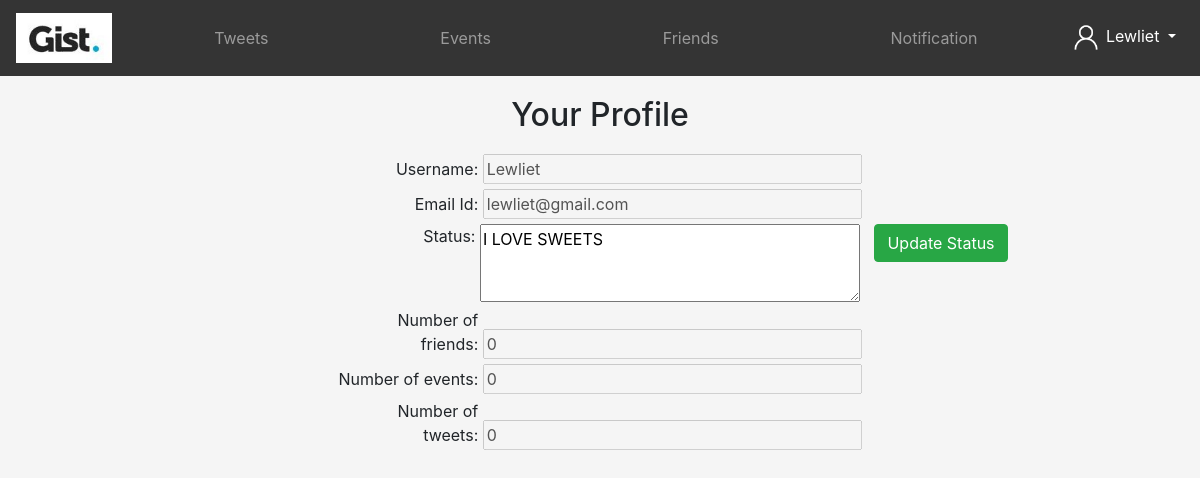
The page /profile (signed in) on the database as committed earlier.
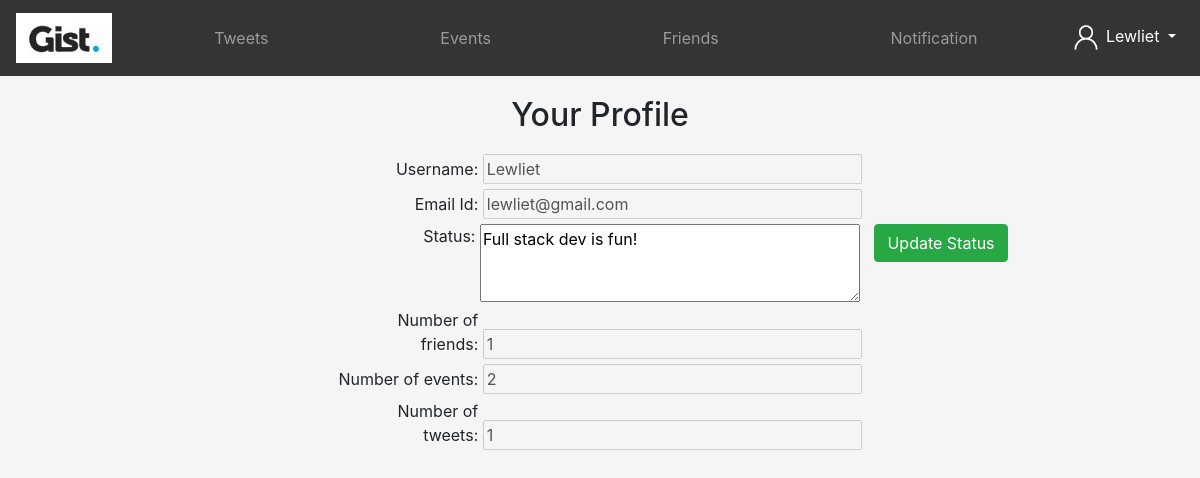
The same page on the database as committed later.
### tables this page shows
CREATE TABLE "Users" (
	"username"	TEXT,
	"email"	TEXT COLLATE UTF16CI,
	"password"	TEXT,
	"id"	INTEGER,
	"status"	TEXT DEFAULT NULL,
	"numFriends"	NUMERIC DEFAULT 0,
	"numEvents"	INTEGER DEFAULT 0,
	"numTweets"	INTEGER DEFAULT 0,
	"friends"	TEXT DEFAULT NULL
);

### main.py (the view)
@app.route('/profile')
def profile():
    if 'id' in session:
        username = session['username']
        updateNumEvents(username)
        updateNumFriends(username)
        updateNumTweets(username)
        data = fetchUser(session['username'])
        frndRequests = fetchFriendRequests(session['username'])
        if(len(frndRequests) > 0):
            return render_template('profile.html', username = session['username'], data = data[0], alert = len(frndRequests))
        return render_template('profile.html', username = session['username'], data = data[0])
    return redirect('home')

### pydb.py (called while the page is built)
def fetchUser(username):
    conn = sqlite3.connect('database.db')
    cur = conn.cursor()
    cur.execute("SELECT * FROM Users WHERE username = ?", (username,))
    row = cur.fetchall()
    conn.close()
    print(row)
    return row

def fetchFriendRequests(username):
    con = sqlite3.connect('database.db')
    cur = con.cursor()
    cur.execute("SELECT * FROM frequest WHERE toUser = ?", (username, ))
    row = cur.fetchall()
    con.close()
    return row

def updateNumEvents(username):
    con = sqlite3.connect('database.db')
    cur = con.cursor()
    cur.execute("SELECT * FROM events WHERE username = ?", (username,))
    row = cur.fetchall()
    number = len(row)
    con.execute("UPDATE Users SET numEvents = ? WHERE username = ?", (number, username))
    con.commit()
    con.close()

def updateNumTweets(username):
    con = sqlite3.connect('database.db')
    cur = con.cursor()
    cur.execute("SELECT * FROM tweets WHERE username = ?", (username,))
    row = cur.fetchall()
    number = len(row)
    con.execute("UPDATE Users SET numTweets = ? WHERE username = ?", (number, username))
    con.commit()
    con.close()

def updateNumFriends(username):
    con = sqlite3.connect('database.db')
    cur = con.cursor()
    cur.execute("SELECT * FROM Users WHERE username = ?", (username,))
    row = cur.fetchall()
    number = 0
    if(row[0][8] != None):
        l = row[0][8].split(',')
        number = len(l)
    con.execute("UPDATE Users SET numFriends = ? WHERE username = ?", (number, username))
    con.commit()
    con.close()

### templates/profile.html (shortened to what this page needs)
<!DOCTYPE html>
<html lang="en">
<head>
    <link rel="stylesheet" href="https://cdn.jsdelivr.net/npm/bootstrap@4.5.3/dist/css/bootstrap.min.css">
</head>
<body style="background-size: 250vh;  background-repeat: no-repeat; background-color: whitesmoke; background-position: center; background-attachment: fixed; overflow-x: hidden;">
  <nav class="navbar navbar-expand-md navbar-dark bg-blak sticky-top" style="background-color: rgba(52, 52, 52) !important;">
    <a class="navbar-brand text-white" href="/home"><img src="../static/assets/img/gist.jpg" height="50px"></a>
    <div class="collapse navbar-collapse" id="navmenu">
        <ul class="navbar-nav mx-auto">
            <li class="nav-item">
                <a href="/tweets" class="nav-link">
                    <center>
                        Tweets
                    </center>
                </a>
            </li>
        </ul>
        <ul class="navbar-nav mx-auto">
            <li class="nav-item">
                <a href="/events" class="nav-link">
                    <center>
                        Events
                    </center>
                </a>
        </ul>
        <ul class="navbar-nav mx-auto">
          <li class="nav-item">
              <a href="/friends" class="nav-link">
                  <center>
                      Friends
                  </center>
              </a>
          </li>
      </ul>
        <ul class="navbar-nav mx-auto">
          <li class="nav-item">
              <a href="/notifications" class="nav-link">
                  <center>
                      Notification {% if alert %}<span style="border-radius: 50%; width: 25px;" class="badge badge-danger">{{alert}}</span>{% endif %}
                  </center>
              </a>
          </li>
      </ul>
        <ul class="navbar-nav">
            <li class="nav-item dropdown text-center">
                <a class="nav-link dropdown-toggle text-white" href="#" id="navbarDropdown" role="button" data-toggle="dropdown" aria-haspopup="true" aria-expanded="false">
                    <img src="../static/assets/img/person.png" height="30px" width="30px">
                    {{session['username']}}
                </a>
            </li>
        </ul>
    </div>
</nav>
    <h2 style="text-align: center; margin-top: 20px; margin-bottom: 20px;">Your Profile</h2>
    <div class="text-center">
      <form action = '/statusupdate' method="POST">
          <label style="width: 140px; text-align: right;">Username: </label>
          <input size="32" type="text" value="{{data[0]}}" disabled>
          <br>
          <label style="width: 140px; text-align: right;">Email Id: </label>
          <input size="32" type="text" value="{{data[1]}}" disabled>
          <br>
          <label style="width: 283px; text-align: right; vertical-align: top;">Status: </label>
          <textarea name="status" cols="35" rows="3">{{data[4]}}</textarea>
          <button class="btn btn-success" type="submit" style="margin-left: 10px; vertical-align: top;">Update Status</button>
          <br>
          <label style="width: 140px; text-align: right;">Number of friends: </label>
          <input size="32" type="text" value="{{data[5]}}" disabled>
          <br>
          <label style="width: 140px; text-align: right;"> Number of events: </label>
          <input size="32" type="text" value="{{data[6]}}" disabled>
          <br>
          <label style="width: 140px; text-align: right;"> Number of tweets: </label>
          <input size="32" type="text" value="{{data[7]}}" disabled>
      </form>
    </div>
</body>
</html>

Rows that differ between the two databases and show on the page:
changed Users "Lewliet": status "I LOVE SWEETS" → "Full stack dev is fun!"; numFriends "0" → "1"; numEvents "0" → "2"; numTweets "0" → "1"
